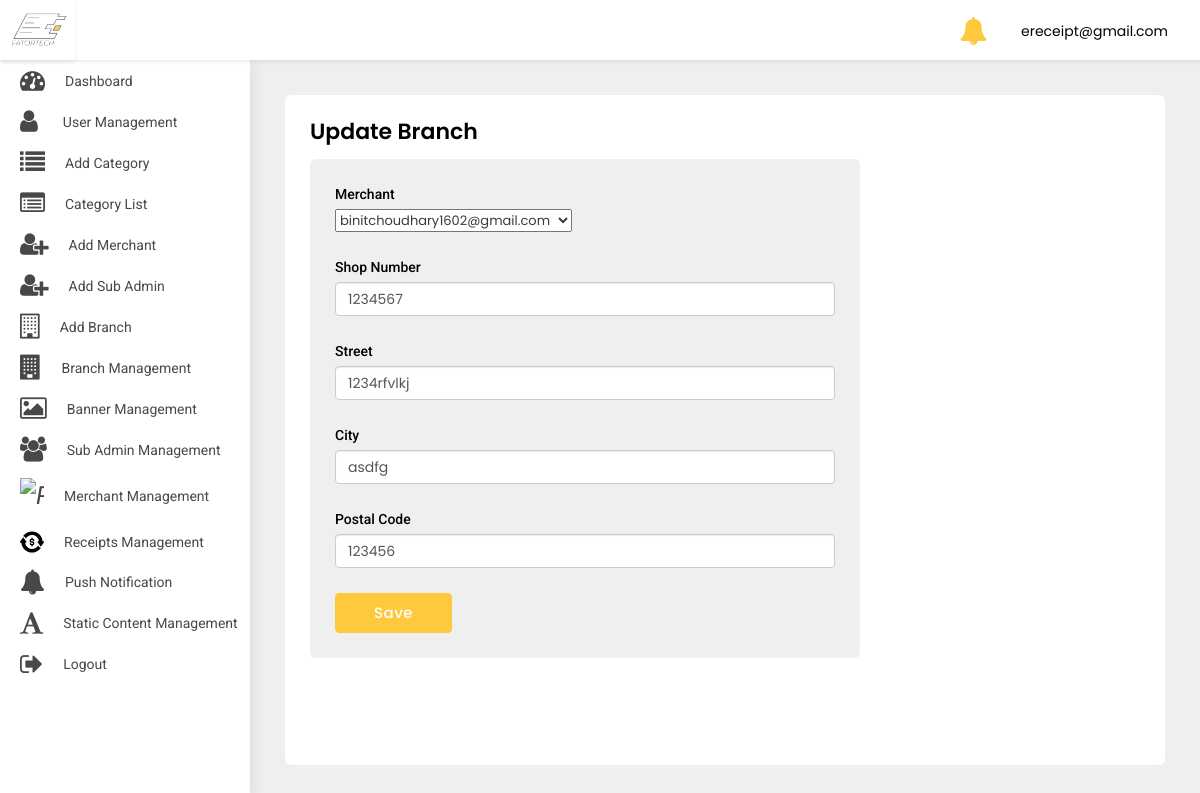
The page /adminpanel/update-branch/6/ (signed in) on the database as committed earlier.
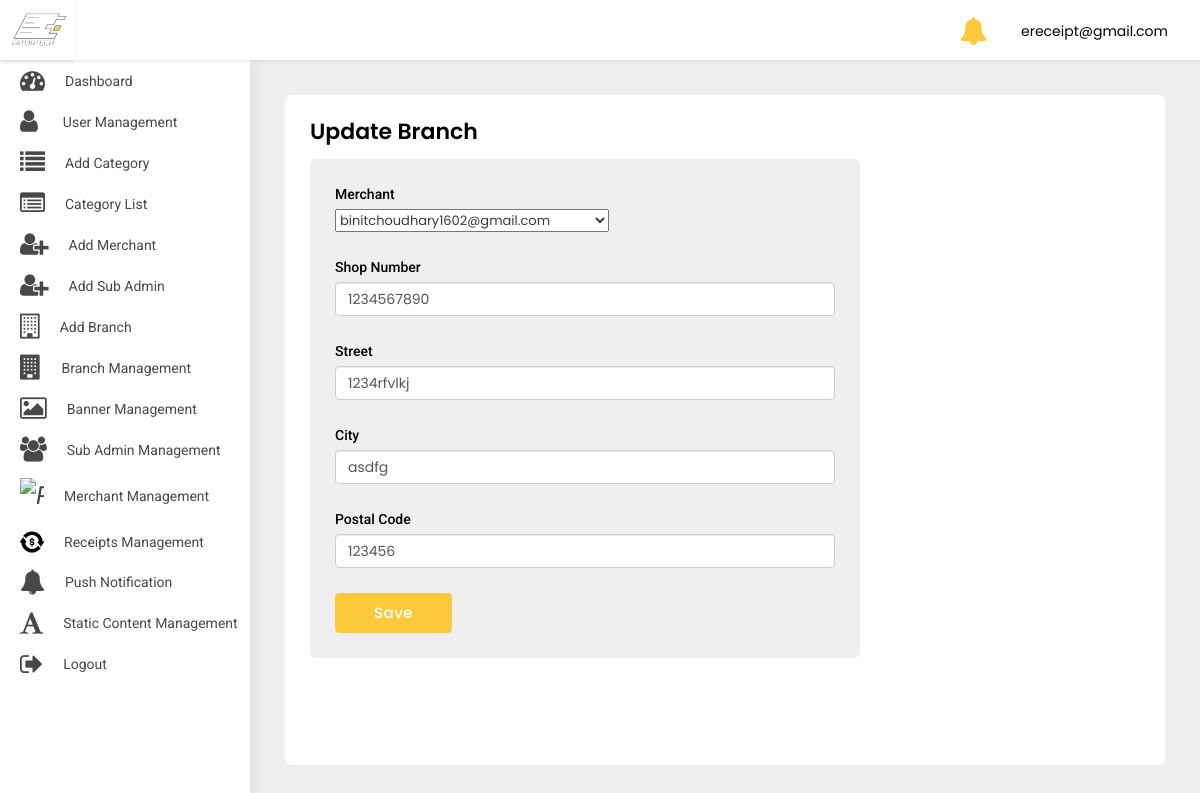
The same page on the database as committed later.
### src/models.py (models this page shows, shortened)
class Branch(models.Model):
    merchant_name = models.ForeignKey(Merchant, on_delete=models.CASCADE)
    shop_no = models.CharField(default='', max_length=2000)
    street = models.CharField(default='', max_length=2000)
    landmark = models.CharField(default='', max_length=2000, null=True, blank=True)
    city = models.CharField(default='', max_length=2000)
    postal_code = models.CharField(default='', max_length=2000)
    code = models.CharField(default='', max_length=100)
    blocked = models.BooleanField(default=False)

### adminpanel/views.py (the view, shortened to what this page needs)
# urls.py: path('update-branch/<int:pk>/', UpdateBranch.as_view(), name='update-branch'),
class UpdateBranch(LoginRequiredMixin, UpdateView):
    login_url = 'adminpanel:login'
    model = Branch
    template_name = 'update-branch.html'
    form_class = BranchForm
    success_url = reverse_lazy('adminpanel:branch-list')
    def get(self, request, *args, **kwargs):
        print(kwargs['pk'])
        return render(self.request, 'update-branch.html',
                      {'merchants': Merchant.objects.all(), 'shop_number': Branch.objects.get(id=kwargs['pk']).shop_no,
                       'postal_code': Branch.objects.get(id=kwargs['pk']).postal_code,
                       'city': Branch.objects.get(id=kwargs['pk']).city,
                       'landmark': Branch.objects.get(id=kwargs['pk']).landmark,
                       'street': Branch.objects.get(id=kwargs['pk']).street})

### adminpanel/templates/update-branch.html (shortened to what this page needs)
{% extends 'base-ereceipt.html' %}
{% load crispy_forms_tags %}
{% block body %}
<div class="WrapperArea">
    <div class="WrapperBox">
        <div class="Small-Wrapper">
            <h4 class="Title">Update Branch</h4>
            <div class="NotificationArea">
                <div class="NotificationForm">
                    <form method="post">
                        <div class="form-group">
                            <label for="">Merchant</label>
                            <select required id="id_merchant_name" name="merchant_name">
                                {% for merchant in merchants %}
                                <option value="{{merchant.pk}}">{{merchant.email}}</option>
                                {% endfor %}
                            </select>
                        </div>
                        <div class="form-group">
                            <label for="">Shop Number </label>
                            <input type="text" class="form-control" required placeholder="Shop Number"
                                   name="shop_no" value="{{shop_number}}">
                        </div>
                        <div class="form-group">
                            <label for="">Street </label>
                            <input type="text" class="form-control" required placeholder="Street Name"
                                   name="street" value="{{street}}">
                        </div>
                        <div class="form-group">
                            <label for="">City </label>
                            <input type="text" class="form-control" required placeholder="City"
                                   name="city" value="{{city}}">
                        </div>
                        <div class="form-group">
                            <label for="">Postal Code </label>
                            <input type="number" class="form-control" required placeholder="Postal code"
                                   name="postal_code" value="{{postal_code}}">
                        </div>
                        <button class="Button apply_btn">Save</button>
                    </form>
                </div>
            </div>
        </div>
    </div>
</div>
{% endblock body %}

Rows that differ between the two databases and show on the page:
changed Branch "1234rfvlkj": shop_no "1234567" → "1234567890"
